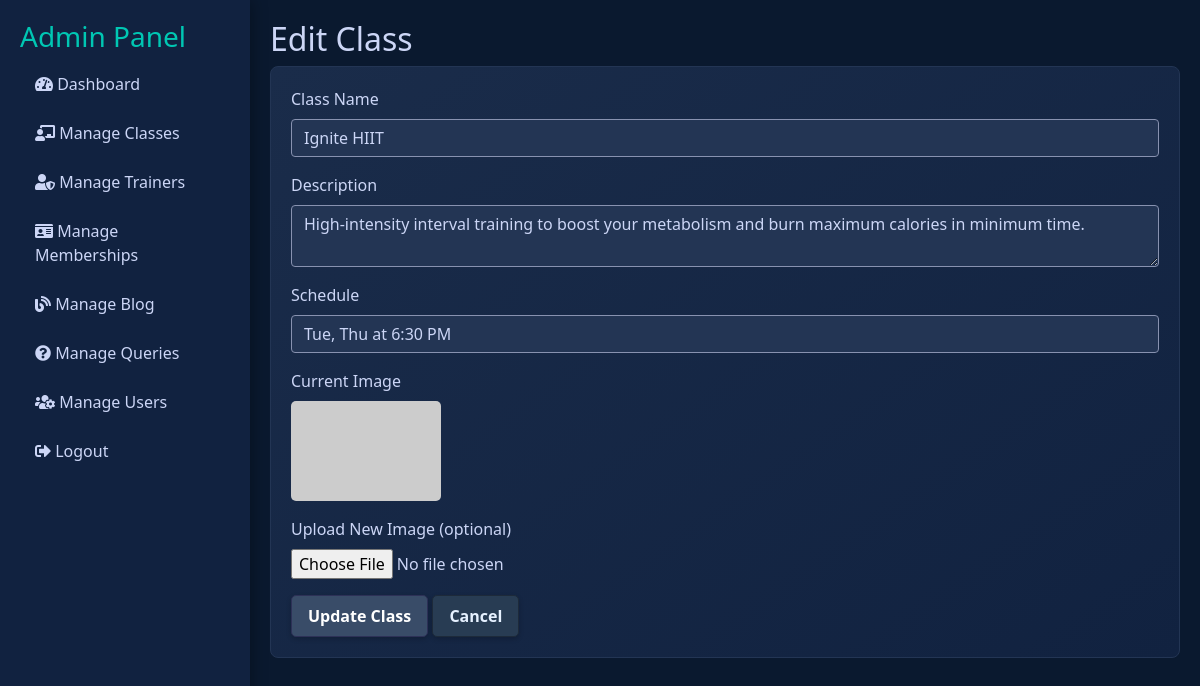
The page /admin/edit_class.php?id=2 (signed in) on the database its author committed.
### tables this page shows
CREATE TABLE `classes` (
  `id` int(11) NOT NULL AUTO_INCREMENT,
  `name` varchar(100) NOT NULL,
  `description` text NOT NULL,
  `schedule` varchar(255) NOT NULL,
  `image_path` varchar(255) DEFAULT NULL,
  PRIMARY KEY (`id`)
);

### admin/edit_class.php (the view, shortened to what this page needs)
<?php
include '../includes/db.php';
include 'admin_header.php';
$id = isset($_GET['id']) ? (int)$_GET['id'] : 0;
$result = $conn->query("SELECT * FROM classes WHERE id = $id");
$class = $result->fetch_assoc();
?>
<h2>Edit Class</h2>
<div class="card">
    <div class="card-body">
        <form method="POST" action="edit_class.php?id=<?php echo $id; ?>" class="needs-validation" novalidate enctype="multipart/form-data">
            <div class="form-group">
                <label>Class Name</label>
                <input type="text" name="name" value="<?php echo htmlspecialchars($class['name']); ?>" required class="form-control">
            </div>
            <div class="form-group">
                <label>Description</label>
                <textarea name="description" required class="form-control"><?php echo htmlspecialchars($class['description']); ?></textarea>
            </div>
            <div class="form-group">
                <label>Schedule</label>
                <input type="text" name="schedule" value="<?php echo htmlspecialchars($class['schedule']); ?>" required class="form-control">
            </div>
            <div class="form-group">
                <label>Current Image</label><br>
                <?php
                $image_path = (!empty($class['image_path']) && file_exists('../assets/img/' . $class['image_path']))
                              ? '../assets/img/' . $class['image_path']
                              : 'https://placehold.co/150x100/112240/00c7b3?text=No+Image';
                ?>
                <img src="<?php echo $image_path; ?>" alt="Current Image" style="max-width: 150px; border-radius: 5px;">
            </div>
            <div class="form-group">
                <label>Upload New Image (optional)</label>
                <input type="file" name="class_image" class="form-control-file">
            </div>
            <button type="submit" class="btn btn-primary">Update Class</button>
            <a href="manage_classes.php" class="btn btn-secondary">Cancel</a>
        </form>
    </div>
</div>
<?php include 'admin_footer.php'; ?>

### assets/css/style.css (style rules this page uses)
body { background-color: #0a192f; color: #ccd6f6; font-family: 'Segoe UI', Tahoma, Geneva, Verdana, sans-serif; }
.btn { transition: all 0.3s ease; border-radius: 5px; font-weight: bold; padding: 0.5rem 1rem; box-shadow: 0 2px 5px rgba(0,0,0,0.2); border: 1px solid transparent; }
.btn-primary { background-color: #394c68; color: #ffffff; border-color: #2d3157; }
.btn-secondary { background-color: #283c53; color: #e6f1ff; border-color: #1d2a3a; }
.card { background: linear-gradient(145deg, #1a2c4a, #112240); border: 1px solid #233554; transition: transform .2s, box-shadow .2s; border-radius: 8px; }
.form-control { background-color: #233554; color: #ccd6f6; border: 1px solid #8892b0; }

### rows shown on the page
classes: name "Ignite HIIT", description "High-intensity interval training to boost your metabolism and burn maximum calories in minimum time.", schedule "Tue, Thu at 6:30 PM"
